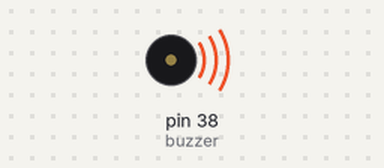
Recording of a sketch running on a simulated Arduino Mega 2560, built with avr-gcc and run on an emulated ATmega2560. Shown: buzzer (waves = sounding).

Above: at 0.2 s.
At 6.42 s:
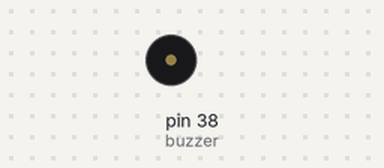
Timing chart, 0 to 6.8 s (numbered marks = the images above):
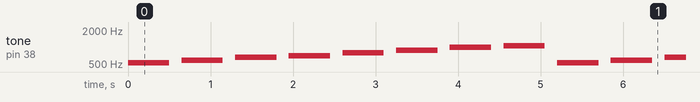

Measured:
- by itself, tone on pin 38 (buzzer): repeats every 5.2 s: silent 0.15 s, 587 Hz 0.50 s, silent 0.15 s, 659 Hz 0.50 s, silent 0.15 s, 698 Hz 0.50 s, silent 0.15 s, 784 Hz 0.50 s, silent 0.15 s, 880 Hz 0.50 s, silent 0.15 s, 988 Hz 0.50 s, silent 0.15 s, 1047 Hz 0.50 s, silent 0.15 s, 523 Hz 0.50 s

The sketch:

buzzer.ino
```cpp
int buzzer = 38;

void setup() {
  pinMode(buzzer, OUTPUT);
}

void loop() {
  // put your main code here, to run repeatedly:
  tone(38, 523, 500);
  delay(650);
  noTone(38);
  tone(38, 587, 500);
  delay(650);
  noTone(38);
  tone(38, 659, 500);
  delay(650);
  noTone(38);
  tone(38, 698, 500);
  delay(650);
  noTone(38);
  tone(38, 784, 500);
  delay(650);
  noTone(38);
  tone(38, 880, 500);
  delay(650);
  noTone(38);
  tone(38, 988, 500);
  delay(650);
  noTone(38);
  tone(38, 1047, 500);
  delay(650);
  noTone(38);
}
```
